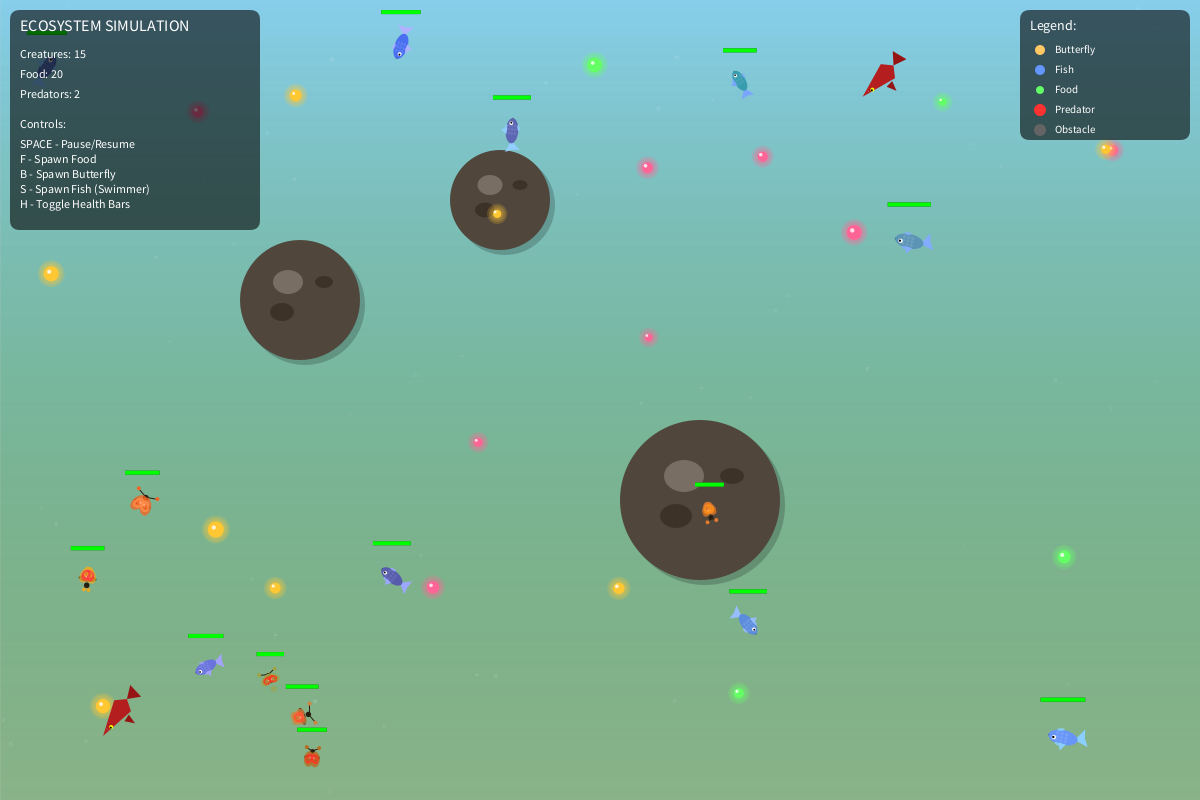
Frame 1 (no input)
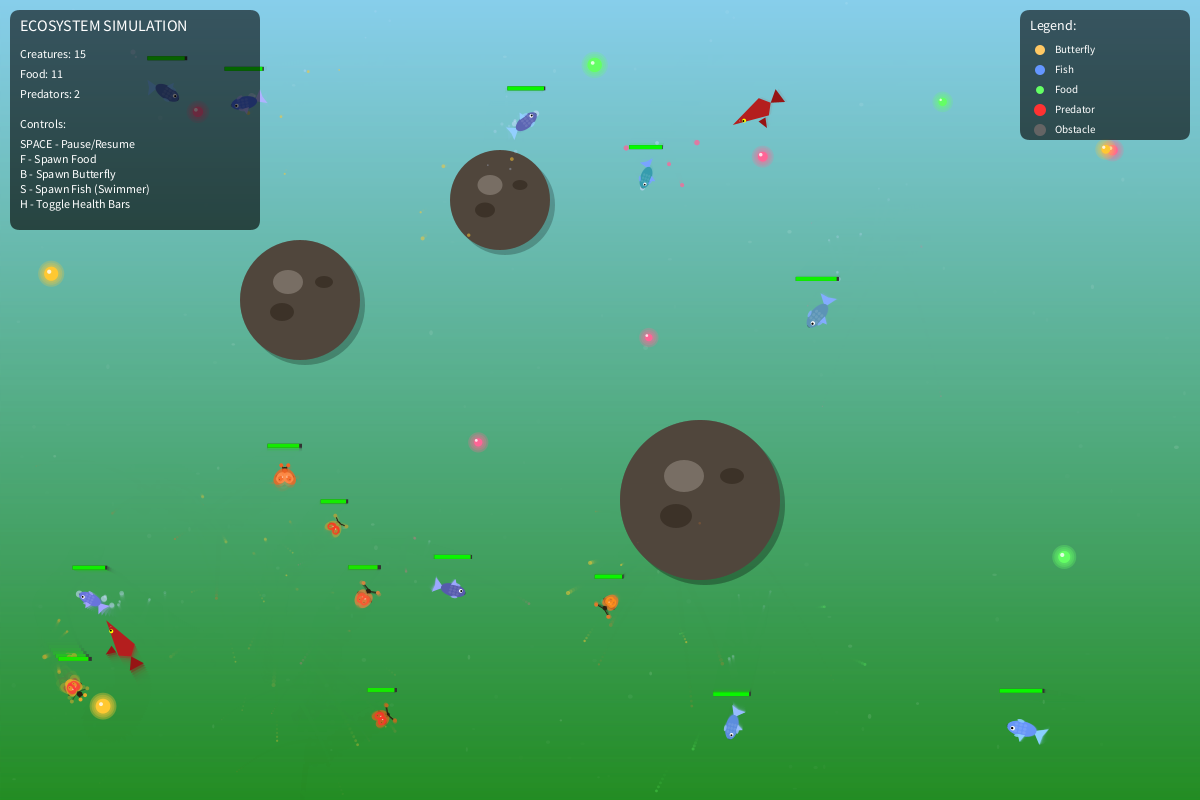
Frame 60 (the mouse pressed at the canvas centre just before this capture)
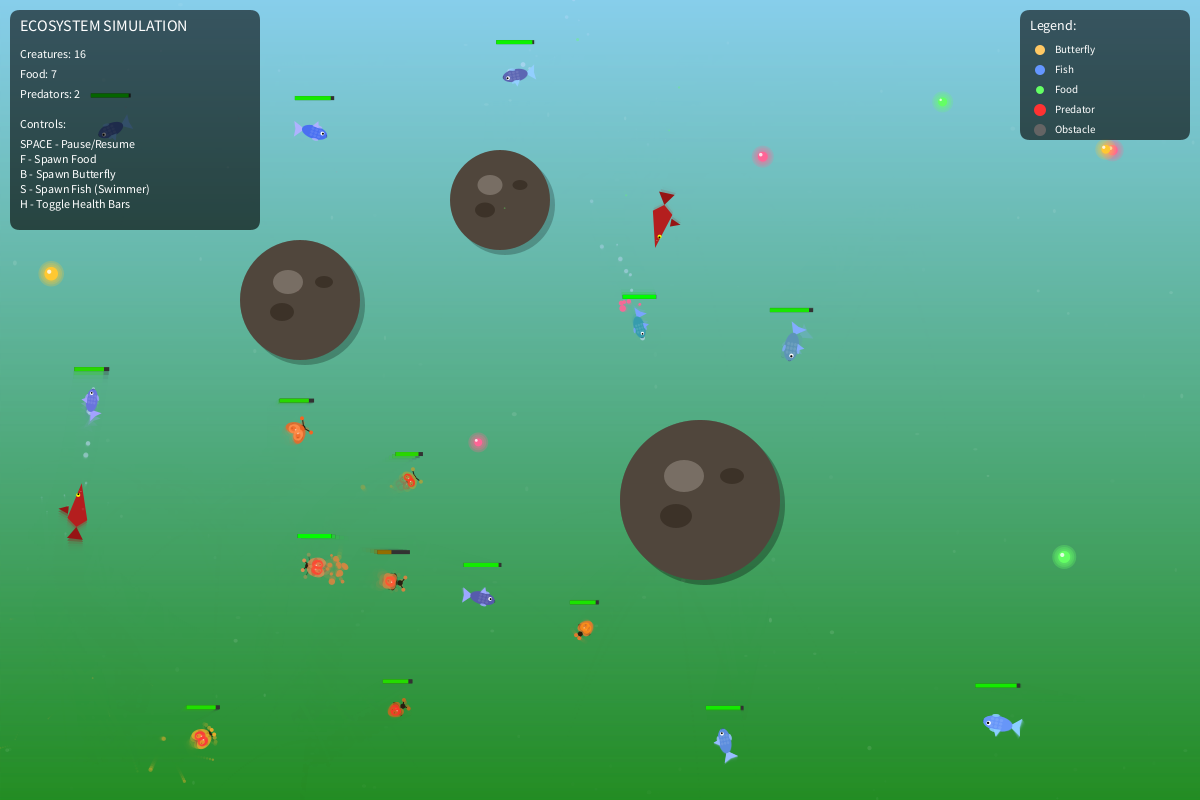
Frame 120 (the mouse held since frame 60 and released just before this capture)

The Processing sketch that drew these frames (run headless with seeded random() and noise(); from frame 60 on, the mouse is pressed at the canvas centre):

// Processing sketch: final_ecosystem
// ── final_ecosystem.pde
/**
 * Interactive Ecosystem Simulation
 * 
 * Features:
 * - Forces: attraction, repulsion, drag, steering behaviors
 * - Environment: Food, Predators, Obstacles
 * - Oscillating bodies with locomotion
 * - OOP: Creature base class with Butterfly and Fish subclasses
 * - Health, lifecycle, reproduction, death
 * - Particle systems attached to creatures
 * - Genetic variation on spawn
 * - UI controls
 */

// ==================== GLOBAL VARIABLES ====================
ArrayList<Creature> creatures;
ArrayList<Food> foods;
ArrayList<Obstacle> obstacles;
ArrayList<Predator> predators;
ParticleSystem globalParticles;

// Environment settings
float dragCoefficient = 0.02;
float globalTime = 0;

// UI state
boolean showForces = false;
boolean showHealth = true;
boolean paused = false;

// Spawn settings
int maxCreatures = 50;
int maxFood = 30;
int maxPredators = 3;

void setup() {
  size(1200, 800);
  
  // Initialize collections
  creatures = new ArrayList<Creature>();
  foods = new ArrayList<Food>();
  obstacles = new ArrayList<Obstacle>();
  predators = new ArrayList<Predator>();
  globalParticles = new ParticleSystem(new PVector(0, 0));
  
  // Create initial creatures - mix of butterflies and fish
  for (int i = 0; i < 15; i++) {
    if (random(1) > 0.5) {
      creatures.add(new Butterfly(random(width), random(height)));
    } else {
      creatures.add(new Fish(random(width), random(height)));
    }
  }
  
  // Create initial food
  for (int i = 0; i < 20; i++) {
    foods.add(new Food(random(50, width-50), random(50, height-50)));
  }
  
  // Create obstacles
  obstacles.add(new Obstacle(300, 300, 60));
  obstacles.add(new Obstacle(700, 500, 80));
  obstacles.add(new Obstacle(500, 200, 50));
  
  // Create predators
  for (int i = 0; i < 2; i++) {
    predators.add(new Predator(random(width), random(height)));
  }
}

void draw() {
  // Draw gradient background
  drawBackground();
  
  if (!paused) {
    globalTime += 0.016; // Approximate dt
    
    // Update and draw obstacles
    for (Obstacle obs : obstacles) {
      obs.display();
    }
    
    // Update and draw food
    for (int i = foods.size() - 1; i >= 0; i--) {
      Food f = foods.get(i);
      f.update();
      f.display();
      if (f.isConsumed) {
        foods.remove(i);
      }
    }
    
    // Update and draw predators
    for (Predator p : predators) {
      p.update(creatures);
      p.display();
    }
    
    // Update creatures with all forces
    ArrayList<Creature> newCreatures = new ArrayList<Creature>();
    
    for (int i = creatures.size() - 1; i >= 0; i--) {
      Creature c = creatures.get(i);
      
      // Apply environmental forces
      applyEnvironmentalForces(c);
      
      // Update creature
      c.update();
      c.display();
      
      // Check for reproduction
      Creature baby = c.tryReproduce();
      if (baby != null && creatures.size() < maxCreatures) {
        newCreatures.add(baby);
      }
      
      // Remove dead creatures
      if (c.isDead()) {
        // Death particles
        for (int j = 0; j < 20; j++) {
          globalParticles.addParticle(c.position.copy(), c.getColor());
        }
        creatures.remove(i);
      }
    }
    
    // Add new creatures
    creatures.addAll(newCreatures);
    
    // Update global particles
    globalParticles.update();
    globalParticles.display();
    
    // Respawn food occasionally
    if (random(1) < 0.02 && foods.size() < maxFood) {
      foods.add(new Food(random(50, width-50), random(50, height-50)));
    }
  }
  
  // Draw UI
  drawUI();
}

void drawBackground() {
  // Gradient background
  for (int y = 0; y < height; y++) {
    float inter = map(y, 0, height, 0, 1);
    color c = lerpColor(color(135, 206, 235), color(34, 139, 34, 100), inter);
    stroke(c);
    line(0, y, width, y);
  }
  
  // Add subtle noise texture
  noStroke();
  for (int i = 0; i < 50; i++) {
    float x = random(width);
    float y = random(height);
    fill(255, 255, 255, random(10, 30));
    ellipse(x, y, random(2, 5), random(2, 5));
  }
}

void applyEnvironmentalForces(Creature c) {
  // 1. Drag force
  PVector drag = c.velocity.copy();
  float speed = drag.mag();
  drag.normalize();
  drag.mult(-1 * dragCoefficient * speed * speed);
  c.applyForce(drag);
  
  // 2. Food attraction
  Food nearestFood = null;
  float nearestFoodDist = Float.MAX_VALUE;
  for (Food f : foods) {
    if (!f.isConsumed) {
      float d = PVector.dist(c.position, f.position);
      if (d < nearestFoodDist && d < c.senseRadius) {
        nearestFoodDist = d;
        nearestFood = f;
      }
    }
  }
  
  if (nearestFood != null) {
    PVector steer = seek(c, nearestFood.position);
    steer.mult(c.foodAttraction);
    c.applyForce(steer);
    
    // Eat if close enough
    if (nearestFoodDist < c.size + nearestFood.size) {
      c.eat(nearestFood);
    }
  }
  
  // 3. Predator avoidance
  for (Predator p : predators) {
    float d = PVector.dist(c.position, p.position);
    if (d < c.senseRadius * 1.5) {
      PVector flee = seek(c, p.position);
      flee.mult(-1.5); // Flee = negative seek
      c.applyForce(flee);
    }
  }
  
  // 4. Obstacle avoidance
  for (Obstacle obs : obstacles) {
    float d = PVector.dist(c.position, obs.position);
    if (d < obs.radius + c.senseRadius * 0.5) {
      PVector repel = PVector.sub(c.position, obs.position);
      repel.normalize();
      repel.mult(200 / (d * d + 1)); // Inverse square repulsion
      c.applyForce(repel);
    }
  }
  
  // 5. Separation from other creatures
  for (Creature other : creatures) {
    if (other != c) {
      float d = PVector.dist(c.position, other.position);
      if (d < c.size * 3) {
        PVector sep = PVector.sub(c.position, other.position);
        sep.normalize();
        sep.mult(50 / (d + 1));
        c.applyForce(sep);
      }
    }
  }
  
  // 6. Boundary forces (soft walls)
  float margin = 50;
  PVector boundary = new PVector(0, 0);
  if (c.position.x < margin) boundary.x = margin - c.position.x;
  if (c.position.x > width - margin) boundary.x = (width - margin) - c.position.x;
  if (c.position.y < margin) boundary.y = margin - c.position.y;
  if (c.position.y > height - margin) boundary.y = (height - margin) - c.position.y;
  boundary.mult(0.5);
  c.applyForce(boundary);
}

PVector seek(Creature c, PVector target) {
  PVector desired = PVector.sub(target, c.position);
  desired.normalize();
  desired.mult(c.maxSpeed);
  PVector steer = PVector.sub(desired, c.velocity);
  steer.limit(c.maxForce);
  return steer;
}

void drawUI() {
  // UI Panel
  fill(0, 0, 0, 150);
  noStroke();
  rect(10, 10, 250, 220, 10);
  
  fill(255);
  textSize(16);
  textAlign(LEFT, TOP);
  text("ECOSYSTEM SIMULATION", 20, 20);
  
  textSize(12);
  text("Creatures: " + creatures.size(), 20, 50);
  text("Food: " + foods.size(), 20, 70);
  text("Predators: " + predators.size(), 20, 90);
  
  text("Controls:", 20, 120);
  text("SPACE - Pause/Resume", 20, 140);
  text("F - Spawn Food", 20, 155);
  text("B - Spawn Butterfly", 20, 170);
  text("S - Spawn Fish (Swimmer)", 20, 185);
  text("H - Toggle Health Bars", 20, 200);
  
  // Legend
  fill(0, 0, 0, 150);
  rect(width - 180, 10, 170, 130, 10);
  
  fill(255);
  textSize(14);
  text("Legend:", width - 170, 20);
  
  textSize(11);
  // Butterfly indicator
  fill(255, 200, 100);
  ellipse(width - 160, 50, 10, 10);
  fill(255);
  text("Butterfly", width - 145, 45);
  
  // Fish indicator
  fill(100, 150, 255);
  ellipse(width - 160, 70, 10, 10);
  fill(255);
  text("Fish", width - 145, 65);
  
  // Food indicator
  fill(100, 255, 100);
  ellipse(width - 160, 90, 8, 8);
  fill(255);
  text("Food", width - 145, 85);
  
  // Predator indicator
  fill(255, 50, 50);
  ellipse(width - 160, 110, 12, 12);
  fill(255);
  text("Predator", width - 145, 105);
  
  // Obstacle indicator
  fill(100, 100, 100);
  ellipse(width - 160, 130, 12, 12);
  fill(255);
  text("Obstacle", width - 145, 125);
  
  if (paused) {
    fill(255, 255, 0);
    textSize(32);
    textAlign(CENTER, CENTER);
    text("PAUSED", width/2, height/2);
  }
}

void keyPressed() {
  if (key == ' ') {
    paused = !paused;
  }
  if (key == 'f' || key == 'F') {
    foods.add(new Food(mouseX, mouseY));
  }
  if (key == 'b' || key == 'B') {
    creatures.add(new Butterfly(mouseX, mouseY));
  }
  if (key == 's' || key == 'S') {
    creatures.add(new Fish(mouseX, mouseY));
  }
  if (key == 'h' || key == 'H') {
    showHealth = !showHealth;
  }
}

void mousePressed() {
  // Spawn food cluster on click
  if (mouseButton == LEFT) {
    for (int i = 0; i < 5; i++) {
      foods.add(new Food(mouseX + random(-30, 30), mouseY + random(-30, 30)));
    }
  }
}

// ==================== PARTICLE SYSTEM ====================
class Particle {
  PVector position;
  PVector velocity;
  PVector acceleration;
  float lifespan;
  color col;
  float size;
  
  Particle(PVector pos, color c) {
    position = pos.copy();
    velocity = PVector.random2D().mult(random(1, 3));
    acceleration = new PVector(0, 0.05);
    lifespan = 255;
    col = c;
    size = random(3, 8);
  }
  
  void update() {
    velocity.add(acceleration);
    position.add(velocity);
    lifespan -= 4;
    size *= 0.98;
  }
  
  void display() {
    noStroke();
    fill(col, lifespan);
    ellipse(position.x, position.y, size, size);
  }
  
  boolean isDead() {
    return lifespan < 0;
  }
}

class ParticleSystem {
  ArrayList<Particle> particles;
  PVector origin;
  
  ParticleSystem(PVector origin) {
    this.origin = origin.copy();
    particles = new ArrayList<Particle>();
  }
  
  void addParticle(PVector pos, color c) {
    particles.add(new Particle(pos, c));
  }
  
  void update() {
    for (int i = particles.size() - 1; i >= 0; i--) {
      Particle p = particles.get(i);
      p.update();
      if (p.isDead()) {
        particles.remove(i);
      }
    }
  }
  
  void display() {
    for (Particle p : particles) {
      p.display();
    }
  }
}

// ==================== FOOD ====================
class Food {
  PVector position;
  float size;
  float nutrition;
  boolean isConsumed;
  float pulsePhase;
  color col;
  
  Food(float x, float y) {
    position = new PVector(x, y);
    size = random(8, 15);
    nutrition = map(size, 8, 15, 10, 30);
    isConsumed = false;
    pulsePhase = random(TWO_PI);
    
    // Different food colors
    float r = random(1);
    if (r < 0.33) {
      col = color(100, 255, 100); // Green
    } else if (r < 0.66) {
      col = color(255, 200, 50); // Yellow/Gold
    } else {
      col = color(255, 100, 150); // Pink/Berry
    }
  }
  
  void update() {
    pulsePhase += 0.1;
  }
  
  void display() {
    if (!isConsumed) {
      float pulse = sin(pulsePhase) * 2;
      
      // Glow effect
      noStroke();
      for (int i = 3; i > 0; i--) {
        fill(col, 50);
        ellipse(position.x, position.y, size + pulse + i * 4, size + pulse + i * 4);
      }
      
      // Main body
      fill(col);
      ellipse(position.x, position.y, size + pulse, size + pulse);
      
      // Highlight
      fill(255, 200);
      ellipse(position.x - 2, position.y - 2, size * 0.3, size * 0.3);
    }
  }
  
  void consume() {
    isConsumed = true;
  }
}

// ==================== OBSTACLE ====================
class Obstacle {
  PVector position;
  float radius;
  color col;
  
  Obstacle(float x, float y, float r) {
    position = new PVector(x, y);
    radius = r;
    col = color(80, 70, 60);
  }
  
  void display() {
    // Shadow
    noStroke();
    fill(0, 50);
    ellipse(position.x + 5, position.y + 5, radius * 2, radius * 2);
    
    // Rock texture
    fill(col);
    ellipse(position.x, position.y, radius * 2, radius * 2);
    
    // Texture details
    fill(60, 50, 40);
    ellipse(position.x - radius * 0.3, position.y + radius * 0.2, radius * 0.4, radius * 0.3);
    ellipse(position.x + radius * 0.4, position.y - radius * 0.3, radius * 0.3, radius * 0.2);
    
    // Highlight
    fill(120, 110, 100);
    ellipse(position.x - radius * 0.2, position.y - radius * 0.3, radius * 0.5, radius * 0.4);
  }
}

// ==================== PREDATOR ====================
class Predator {
  PVector position;
  PVector velocity;
  float size;
  float maxSpeed;
  float phase;
  
  Predator(float x, float y) {
    position = new PVector(x, y);
    velocity = PVector.random2D().mult(1);
    size = 40;
    maxSpeed = 2.5;
    phase = random(TWO_PI);
  }
  
  void update(ArrayList<Creature> creatures) {
    phase += 0.1;
    
    // Hunt nearest creature
    Creature target = null;
    float minDist = Float.MAX_VALUE;
    
    for (Creature c : creatures) {
      float d = PVector.dist(position, c.position);
      if (d < minDist && d < 300) {
        minDist = d;
        target = c;
      }
    }
    
    if (target != null) {
      // Steering towards target
      PVector desired = PVector.sub(target.position, position);
      desired.normalize();
      desired.mult(maxSpeed);
      PVector steer = PVector.sub(desired, velocity);
      steer.limit(0.1);
      velocity.add(steer);
      
      // Eat if close
      if (minDist < size/2 + target.size/2) {
        target.health -= 50;
      }
    } else {
      // Wander
      velocity.rotate(random(-0.1, 0.1));
    }
    
    velocity.limit(maxSpeed);
    position.add(velocity);
    
    // Wrap around edges
    if (position.x < -size) position.x = width + size;
    if (position.x > width + size) position.x = -size;
    if (position.y < -size) position.y = height + size;
    if (position.y > height + size) position.y = -size;
  }
  
  void display() {
    pushMatrix();
    translate(position.x, position.y);
    rotate(velocity.heading());
    
    // Body
    fill(180, 30, 30);
    noStroke();
    
    // Main body - shark-like
    beginShape();
    vertex(size * 0.6, 0);
    vertex(-size * 0.3, -size * 0.25);
    vertex(-size * 0.5, 0);
    vertex(-size * 0.3, size * 0.25);
    endShape(CLOSE);
    
    // Dorsal fin
    fill(150, 20, 20);
    triangle(0, -size * 0.25, -size * 0.1, -size * 0.5, -size * 0.2, -size * 0.25);
    
    // Tail fin (oscillating)
    float tailAngle = sin(phase) * 0.4;
    pushMatrix();
    translate(-size * 0.5, 0);
    rotate(tailAngle);
    triangle(0, 0, -size * 0.3, -size * 0.2, -size * 0.3, size * 0.2);
    popMatrix();
    
    // Eye
    fill(255, 255, 0);
    ellipse(size * 0.3, -size * 0.05, size * 0.1, size * 0.1);
    fill(0);
    ellipse(size * 0.32, -size * 0.05, size * 0.05, size * 0.05);
    
    // Teeth
    fill(255);
    for (int i = 0; i < 3; i++) {
      float tx = size * 0.4 + i * 0.08;
      triangle(tx, -size * 0.05, tx + 0.05, size * 0.02, tx - 0.05, size * 0.02);
    }
    
    popMatrix();
  }
}

// ==================== CREATURE BASE CLASS ====================
abstract class Creature {
  PVector position;
  PVector velocity;
  PVector acceleration;
  
  // Physical properties
  float size;
  float mass;
  float maxSpeed;
  float maxForce;
  
  // Behavior
  float senseRadius;
  float foodAttraction;
  
  // Health and lifecycle
  float health;
  float maxHealth;
  float metabolicRate; // Health lost per frame
  float reproductionThreshold;
  float reproductionCost;
  float reproductionCooldown;
  float lastReproduction;
  
  // Genetics
  color baseColor;
  float speedGene;
  float sizeGene;
  
  // Particle system
  ParticleSystem particles;
  
  // Oscillation
  float oscillationPhase;
  float oscillationSpeed;
  float oscillationAmplitude;
  
  Creature(float x, float y) {
    position = new PVector(x, y);
    velocity = PVector.random2D().mult(random(1, 2));
    acceleration = new PVector(0, 0);
    
    oscillationPhase = random(TWO_PI);
    oscillationSpeed = 0.1;
    oscillationAmplitude = 1.0;
    
    particles = new ParticleSystem(position);
    
    // Default genetics (overridden by subclasses)
    speedGene = random(0.8, 1.2);
    sizeGene = random(0.8, 1.2);
  }
  
  void applyForce(PVector force) {
    PVector f = PVector.div(force, mass);
    acceleration.add(f);
  }
  
  void update() {
    // Physics
    velocity.add(acceleration);
    velocity.limit(maxSpeed);
    position.add(velocity);
    acceleration.mult(0);
    
    // Update oscillation based on speed
    float speed = velocity.mag();
    oscillationPhase += oscillationSpeed * (1 + speed * 0.5);
    oscillationAmplitude = map(speed, 0, maxSpeed, 0.5, 1.5);
    
    // Metabolism
    health -= metabolicRate;
    health -= speed * metabolicRate * 0.5; // Moving costs energy
    
    // Update particle system
    updateParticles();
    
    // Age reproduction cooldown
    if (lastReproduction > 0) {
      lastReproduction -= 1;
    }
  }
  
  abstract void display();
  abstract void updateParticles();
  abstract color getColor();
  abstract Creature createOffspring(float x, float y);
  
  void eat(Food food) {
    health += food.nutrition;
    health = constrain(health, 0, maxHealth);
    food.consume();
    
    // Eating particles
    for (int i = 0; i < 5; i++) {
      particles.addParticle(position.copy(), food.col);
    }
  }
  
  boolean isDead() {
    return health <= 0;
  }
  
  Creature tryReproduce() {
    if (health > reproductionThreshold && lastReproduction <= 0) {
      health -= reproductionCost;
      lastReproduction = reproductionCooldown;
      
      // Spawn near parent with slight offset
      float angle = random(TWO_PI);
      float dist = size * 2;
      float bx = position.x + cos(angle) * dist;
      float by = position.y + sin(angle) * dist;
      
      // Birth particles
      for (int i = 0; i < 15; i++) {
        particles.addParticle(new PVector(bx, by), getColor());
      }
      
      return createOffspring(bx, by);
    }
    return null;
  }
  
  void drawHealthBar() {
    if (showHealth) {
      float barWidth = size * 1.5;
      float barHeight = 4;
      float healthPercent = health / maxHealth;
      
      // Background
      fill(50);
      noStroke();
      rect(position.x - barWidth/2, position.y - size - 10, barWidth, barHeight);
      
      // Health bar with color gradient
      color healthColor = lerpColor(color(255, 0, 0), color(0, 255, 0), healthPercent);
      fill(healthColor);
      rect(position.x - barWidth/2, position.y - size - 10, barWidth * healthPercent, barHeight);
    }
  }
}

// ==================== BUTTERFLY SUBCLASS ====================
class Butterfly extends Creature {
  float wingAngle;
  color wingColor1;
  color wingColor2;
  
  Butterfly(float x, float y) {
    super(x, y);
    
    // Butterfly-specific properties
    size = 20 * sizeGene;
    mass = 0.5 * sizeGene;
    maxSpeed = 4 * speedGene;
    maxForce = 0.3;
    
    senseRadius = 150;
    foodAttraction = 1.5;
    
    health = 100;
    maxHealth = 100;
    metabolicRate = 0.08;
    reproductionThreshold = 80;
    reproductionCost = 40;
    reproductionCooldown = 300;
    lastReproduction = random(100, 300);
    
    oscillationSpeed = 0.3;
    
    // Colorful wings with genetic variation
    wingColor1 = color(
      200 + random(-50, 50),
      150 + random(-50, 50),
      50 + random(-30, 30)
    );
    wingColor2 = color(
      255,
      100 + random(-50, 50),
      50 + random(-30, 30)
    );
    baseColor = wingColor1;
  }
  
  // Constructor for offspring with inherited traits
  Butterfly(float x, float y, Butterfly parent) {
    this(x, y);
    
    // Inherit and mutate genes
    this.speedGene = parent.speedGene + random(-0.1, 0.1);
    this.sizeGene = parent.sizeGene + random(-0.1, 0.1);
    this.speedGene = constrain(this.speedGene, 0.5, 1.5);
    this.sizeGene = constrain(this.sizeGene, 0.5, 1.5);
    
    // Apply genes
    this.size = 20 * sizeGene;
    this.mass = 0.5 * sizeGene;
    this.maxSpeed = 4 * speedGene;
    
    // Inherit colors with mutation
    this.wingColor1 = mutateColor(parent.wingColor1);
    this.wingColor2 = mutateColor(parent.wingColor2);
  }
  
  color mutateColor(color c) {
    float r = constrain(red(c) + random(-20, 20), 0, 255);
    float g = constrain(green(c) + random(-20, 20), 0, 255);
    float b = constrain(blue(c) + random(-20, 20), 0, 255);
    return color(r, g, b);
  }
  
  void display() {
    particles.display();
    
    pushMatrix();
    translate(position.x, position.y);
    
    // Rotate to face movement direction
    float angle = velocity.heading();
    rotate(angle);
    
    // Wing flapping - oscillation tied to locomotion!
    wingAngle = sin(oscillationPhase) * oscillationAmplitude * 0.8;
    
    // Body
    fill(60, 40, 20);
    noStroke();
    ellipse(0, 0, size * 0.3, size * 0.8);
    
    // Head
    fill(40, 30, 15);
    ellipse(size * 0.3, 0, size * 0.25, size * 0.25);
    
    // Antennae (oscillating)
    stroke(40, 30, 15);
    strokeWeight(1);
    float antennaWiggle = sin(oscillationPhase * 2) * 0.2;
    line(size * 0.35, -size * 0.05, size * 0.5, -size * 0.3 + antennaWiggle * size);
    line(size * 0.35, size * 0.05, size * 0.5, size * 0.3 - antennaWiggle * size);
    
    // Antenna tips
    noStroke();
    fill(wingColor1);
    ellipse(size * 0.5, -size * 0.3 + antennaWiggle * size, 4, 4);
    ellipse(size * 0.5, size * 0.3 - antennaWiggle * size, 4, 4);
    
    // Wings - upper pair
    pushMatrix();
    rotate(-wingAngle);
    drawWing(wingColor1, wingColor2, size * 0.8, size * 0.5, -1);
    popMatrix();
    
    pushMatrix();
    rotate(wingAngle);
    drawWing(wingColor1, wingColor2, size * 0.8, size * 0.5, 1);
    popMatrix();
    
    // Wings - lower pair (slightly delayed oscillation)
    float lowerWingAngle = sin(oscillationPhase - 0.3) * oscillationAmplitude * 0.6;
    
    pushMatrix();
    rotate(-lowerWingAngle);
    drawWing(wingColor2, wingColor1, size * 0.5, size * 0.4, -1);
    popMatrix();
    
    pushMatrix();
    rotate(lowerWingAngle);
    drawWing(wingColor2, wingColor1, size * 0.5, size * 0.4, 1);
    popMatrix();
    
    popMatrix();
    
    drawHealthBar();
  }
  
  void drawWing(color c1, color c2, float w, float h, int side) {
    noStroke();
    
    // Wing base
    fill(c1, 200);
    ellipse(-size * 0.1, side * h * 0.3, w, h);
    
    // Wing pattern
    fill(c2, 180);
    ellipse(-size * 0.15, side * h * 0.35, w * 0.5, h * 0.5);
    
    // Wing spots
    fill(255, 150);
    ellipse(-size * 0.05, side * h * 0.2, w * 0.15, h * 0.15);
    
    fill(0, 100);
    ellipse(-size * 0.2, side * h * 0.4, w * 0.1, h * 0.1);
  }
  
  void updateParticles() {
    particles.update();
    
    // Trail particles when moving fast
    if (velocity.mag() > maxSpeed * 0.7 && random(1) < 0.3) {
      PVector tailPos = PVector.sub(position, PVector.mult(velocity.copy().normalize(), size * 0.5));
      particles.addParticle(tailPos, color(wingColor1, 150));
    }
  }
  
  color getColor() {
    return wingColor1;
  }
  
  Creature createOffspring(float x, float y) {
    return new Butterfly(x, y, this);
  }
}

// ==================== FISH SUBCLASS ====================
class Fish extends Creature {
  color bodyColor;
  color finColor;
  float tailPhase;
  
  Fish(float x, float y) {
    super(x, y);
    
    // Fish-specific properties
    size = 25 * sizeGene;
    mass = 1.0 * sizeGene;
    maxSpeed = 3.5 * speedGene;
    maxForce = 0.25;
    
    senseRadius = 120;
    foodAttraction = 1.2;
    
    health = 120;
    maxHealth = 120;
    metabolicRate = 0.06;
    reproductionThreshold = 100;
    reproductionCost = 50;
    reproductionCooldown = 400;
    lastReproduction = random(100, 400);
    
    oscillationSpeed = 0.2;
    tailPhase = random(TWO_PI);
    
    // Fish colors
    bodyColor = color(
      80 + random(-30, 30),
      120 + random(-30, 50),
      200 + random(-30, 55)
    );
    finColor = color(
      150 + random(-30, 30),
      180 + random(-30, 30),
      255
    );
    baseColor = bodyColor;
  }
  
  // Constructor for offspring
  Fish(float x, float y, Fish parent) {
    this(x, y);
    
    // Inherit genes with mutation
    this.speedGene = constrain(parent.speedGene + random(-0.1, 0.1), 0.5, 1.5);
    this.sizeGene = constrain(parent.sizeGene + random(-0.1, 0.1), 0.5, 1.5);
    
    this.size = 25 * sizeGene;
    this.mass = 1.0 * sizeGene;
    this.maxSpeed = 3.5 * speedGene;
    
    // Inherit colors
    this.bodyColor = mutateColor(parent.bodyColor);
    this.finColor = mutateColor(parent.finColor);
  }
  
  color mutateColor(color c) {
    return color(
      constrain(red(c) + random(-15, 15), 0, 255),
      constrain(green(c) + random(-15, 15), 0, 255),
      constrain(blue(c) + random(-15, 15), 0, 255)
    );
  }
  
  void display() {
    particles.display();
    
    pushMatrix();
    translate(position.x, position.y);
    rotate(velocity.heading());
    
    // Tail oscillation - drives locomotion appearance
    float tailSwing = sin(oscillationPhase) * oscillationAmplitude * 0.5;
    
    // Tail fin
    pushMatrix();
    translate(-size * 0.4, 0);
    rotate(tailSwing);
    fill(finColor);
    noStroke();
    beginShape();
    vertex(0, 0);
    vertex(-size * 0.4, -size * 0.3);
    vertex(-size * 0.35, 0);
    vertex(-size * 0.4, size * 0.3);
    endShape(CLOSE);
    popMatrix();
    
    // Body
    fill(bodyColor);
    noStroke();
    ellipse(0, 0, size, size * 0.5);
    
    // Scales pattern
    fill(lerpColor(bodyColor, color(255), 0.1));
    for (int i = 0; i < 3; i++) {
      for (int j = -1; j <= 1; j++) {
        ellipse(-size * 0.1 + i * size * 0.15, j * size * 0.12, size * 0.12, size * 0.1);
      }
    }
    
    // Dorsal fin (oscillating slightly)
    float dorsalWiggle = sin(oscillationPhase * 0.5) * 0.1;
    pushMatrix();
    translate(0, -size * 0.2);
    rotate(dorsalWiggle);
    fill(finColor);
    beginShape();
    vertex(-size * 0.15, 0);
    vertex(0, -size * 0.25);
    vertex(size * 0.1, 0);
    endShape(CLOSE);
    popMatrix();
    
    // Pectoral fins (swimming motion)
    float finAngle = sin(oscillationPhase + PI/4) * oscillationAmplitude * 0.3;
    
    pushMatrix();
    translate(size * 0.1, size * 0.15);
    rotate(finAngle);
    fill(finColor, 200);
    ellipse(0, size * 0.1, size * 0.25, size * 0.1);
    popMatrix();
    
    pushMatrix();
    translate(size * 0.1, -size * 0.15);
    rotate(-finAngle);
    fill(finColor, 200);
    ellipse(0, -size * 0.1, size * 0.25, size * 0.1);
    popMatrix();
    
    // Eye
    fill(255);
    ellipse(size * 0.3, -size * 0.05, size * 0.15, size * 0.15);
    fill(0);
    ellipse(size * 0.32, -size * 0.05, size * 0.08, size * 0.08);
    
    // Mouth
    stroke(0, 50);
    strokeWeight(1);
    noFill();
    arc(size * 0.45, 0, size * 0.1, size * 0.1, -PI/4, PI/4);
    
    popMatrix();
    
    drawHealthBar();
  }
  
  void updateParticles() {
    particles.update();
    
    // Bubble particles from mouth when moving
    if (velocity.mag() > maxSpeed * 0.5 && random(1) < 0.15) {
      PVector mouthPos = PVector.add(position, PVector.mult(velocity.copy().normalize(), size * 0.5));
      Particle bubble = new Particle(mouthPos, color(200, 220, 255, 150));
      bubble.velocity = new PVector(random(-0.5, 0.5), random(-1, -0.3));
      bubble.acceleration = new PVector(0, -0.02); // Bubbles rise
      particles.particles.add(bubble);
    }
  }
  
  color getColor() {
    return bodyColor;
  }
  
  Creature createOffspring(float x, float y) {
    return new Fish(x, y, this);
  }
}
